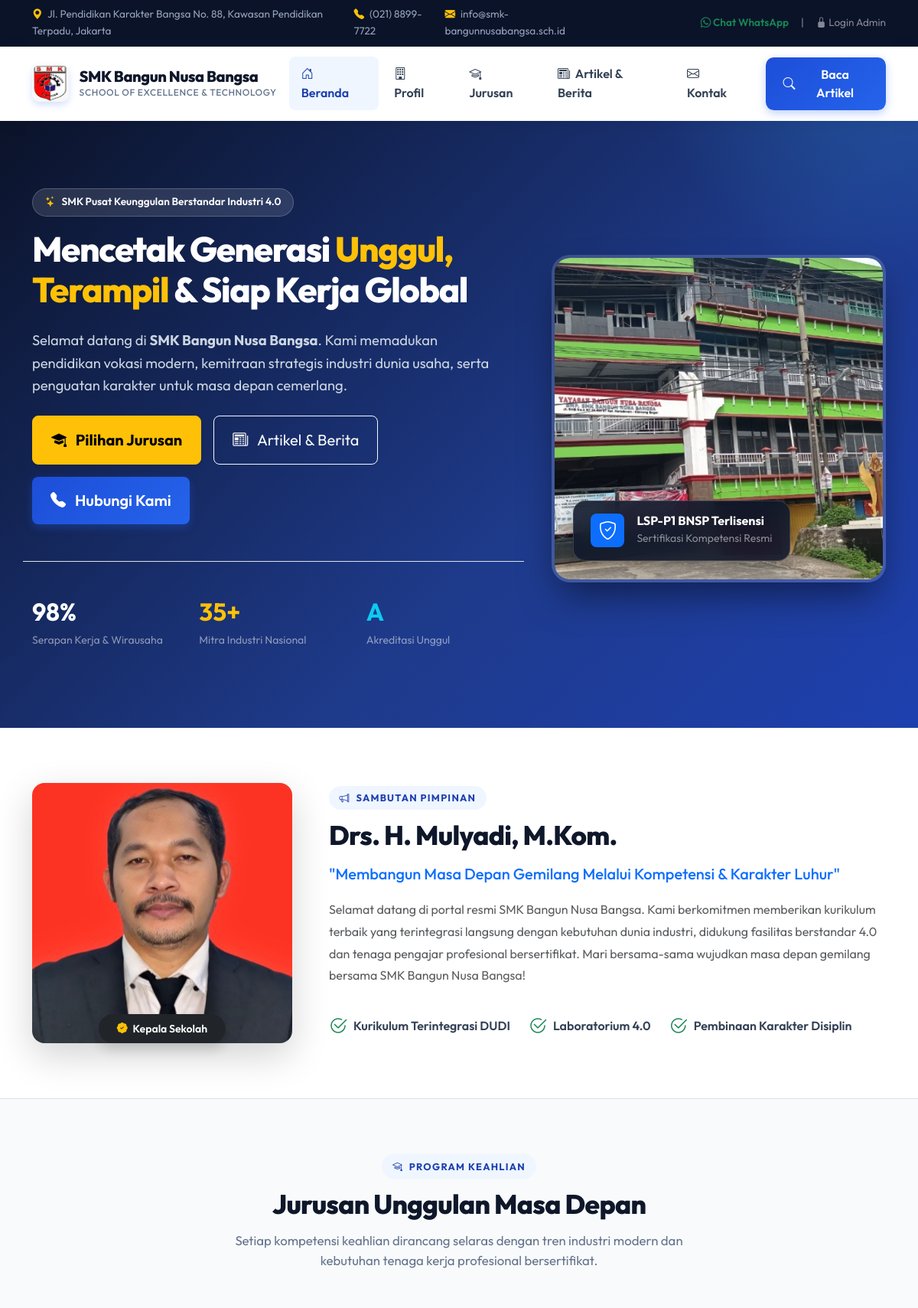
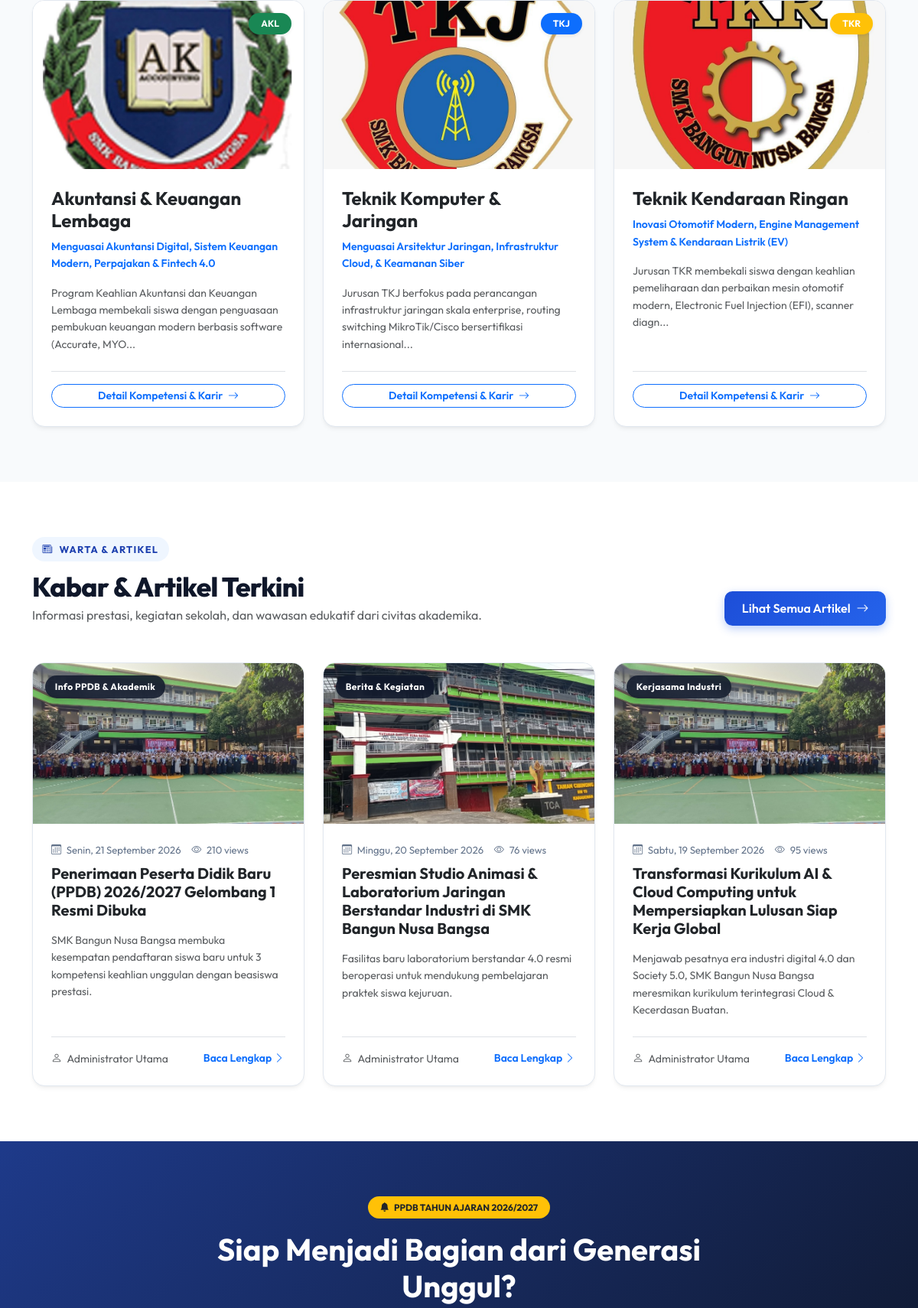
The page / (upper part) on the database its author committed (2 pictures, top to bottom).
### tables this page shows
CREATE TABLE `majors` (
  `id` INT AUTO_INCREMENT PRIMARY KEY,
  `code` VARCHAR(20) NOT NULL UNIQUE,
  `name` VARCHAR(150) NOT NULL,
  `slug` VARCHAR(160) NOT NULL UNIQUE,
  `tagline` VARCHAR(255) NOT NULL,
  `description` TEXT NOT NULL,
  `competencies` TEXT NULL,
  `careers` TEXT NULL,
  `image` VARCHAR(255) DEFAULT 'assets/images/default-article.svg',
  `badge_color` VARCHAR(30) DEFAULT 'primary',
  `created_at` DATETIME DEFAULT CURRENT_TIMESTAMP
);

CREATE TABLE `articles` (
  `id` INT AUTO_INCREMENT PRIMARY KEY,
  `category_id` INT NOT NULL,
  `author_id` INT NOT NULL,
  `title` VARCHAR(255) NOT NULL,
  `slug` VARCHAR(255) NOT NULL UNIQUE,
  `thumbnail` VARCHAR(255) DEFAULT 'assets/images/default-article.svg',
  `excerpt` TEXT NOT NULL,
  `content` LONGTEXT NOT NULL,
  `views` INT DEFAULT 0,
  `status` ENUM('published', 'draft') DEFAULT 'published',
  `allow_comments` TINYINT(1) DEFAULT 1,
  `created_at` DATETIME DEFAULT CURRENT_TIMESTAMP,
  `updated_at` DATETIME DEFAULT CURRENT_TIMESTAMP ON UPDATE CURRENT_TIMESTAMP,
  CONSTRAINT `fk_articles_category` FOREIGN KEY (`category_id`) REFERENCES `categories` (`id`) ON DELETE CASCADE,
  CONSTRAINT `fk_articles_author` FOREIGN KEY (`author_id`) REFERENCES `users` (`id`) ON DELETE CASCADE
);

CREATE TABLE `categories` (
  `id` INT AUTO_INCREMENT PRIMARY KEY,
  `name` VARCHAR(100) NOT NULL,
  `slug` VARCHAR(120) NOT NULL UNIQUE,
  `description` TEXT NULL,
  `icon` VARCHAR(50) DEFAULT 'bi-bookmark-check',
  `created_at` DATETIME DEFAULT CURRENT_TIMESTAMP
);

CREATE TABLE `users` (
  `id` INT AUTO_INCREMENT PRIMARY KEY,
  `username` VARCHAR(50) NOT NULL UNIQUE,
  `password` VARCHAR(255) NOT NULL,
  `fullname` VARCHAR(100) NOT NULL,
  `email` VARCHAR(100) NOT NULL,
  `role` ENUM('admin', 'editor') DEFAULT 'admin',
  `avatar` VARCHAR(255) DEFAULT 'assets/images/default-avatar.svg',
  `created_at` DATETIME DEFAULT CURRENT_TIMESTAMP
);

### index.php (the view, shortened to what the rows shown need)
<?php
require_once __DIR__ . '/includes/functions.php';
$school_name = get_setting('school_name', 'SMK Bangun Nusa Bangsa');
$principal_name = get_setting('principal_name', 'Drs. H. Mulyadi, M.Kom.');
$db = get_db();
try {
    $stmtArticles = $db->query("
        SELECT a.*, c.name AS category_name, c.slug AS category_slug, u.fullname AS author_name
        FROM articles a
        JOIN categories c ON a.category_id = c.id
        JOIN users u ON a.author_id = u.id
        WHERE a.status = 'published'
        ORDER BY a.created_at DESC
        LIMIT 3
    ");
    $latestArticles = $stmtArticles->fetchAll();
} catch (Exception $e) {
    $latestArticles = [];
}
try {
    $majors = $db->query("SELECT * FROM majors ORDER BY id ASC")->fetchAll();
} catch (Exception $e) {
    $majors = [];
}
require_once __DIR__ . '/includes/header.php';
?>
<section class="hero-section">
    <div class="container position-relative">
        <div class="row align-items-center g-5">
            <div class="col-lg-7">
                <h1 class="hero-title mb-4">
                    Mencetak Generasi <span class="text-warning">Unggul, Terampil</span> & Siap Kerja Global
                </h1>
            </div>
        </div>
    </div>
</section>
<section class="py-5 bg-white border-bottom">
    <div class="container py-4">
        <div class="row align-items-center g-5">
            <div class="col-lg-8">
                <h2 class="section-title"><?= e($principal_name) ?></h2>
            </div>
        </div>
    </div>
</section>
<section class="py-5" style="background-color: #f8fafc;">
    <div class="container py-4">
        <div class="text-center mb-5">
            <h2 class="section-title">Jurusan Unggulan Masa Depan</h2>
        </div>
        <div class="row g-4">
            <?php foreach ($majors as $m): ?>
                <div class="col-lg-4 col-md-6">
                    <div class="custom-card h-100 d-flex flex-column">
                        <div class="position-relative overflow-hidden">
                            <img src="<?= base_url(e($m['image'])) ?>" alt="<?= e($m['name']) ?>" class="major-card-img" onerror="this.src='<?= base_url('assets/images/default-article.svg') ?>'">
                            <span class="badge bg-<?= e($m['badge_color'] ?? 'primary') ?> position-absolute top-0 end-0 m-3 px-3 py-2 rounded-pill fs-7 shadow-sm">
                                <?= e($m['code']) ?>
                            </span>
                        </div>
                        <div class="p-4 d-flex flex-column flex-grow-1">
                            <h4 class="fw-bold mb-2 text-dark"><?= e($m['name']) ?></h4>
                            <p class="text-primary small fw-semibold mb-3"><?= e($m['tagline']) ?></p>
                            <p class="text-muted small mb-4 flex-grow-1">
                                <?= truncate_text($m['description'], 140) ?>
                            </p>
                            <div class="border-top pt-3 mt-auto">
                                <a href="<?= base_url('jurusan.php#' . e($m['slug'])) ?>" class="btn btn-outline-primary btn-sm rounded-pill fw-semibold w-100">
                                    Detail Kompetensi & Karir <i class="bi bi-arrow-right ms-1"></i>
                                </a>
                            </div>
                        </div>
                    </div>
                </div>
            <?php endforeach; ?>
        </div>
    </div>
</section>
<section class="py-5 bg-white">
    <div class="container py-4">
        <div class="d-flex flex-column flex-md-row justify-content-between align-items-md-end mb-5">
            <div>
                <h2 class="section-title mb-1">Kabar & Artikel Terkini</h2>
            </div>
        </div>
        <div class="row g-4">
            <?php if (!empty($latestArticles)): ?>
                <?php foreach ($latestArticles as $art): ?>
                    <div class="col-lg-4 col-md-6">
                        <div class="custom-card h-100 d-flex flex-column">
                            <div class="article-thumbnail-wrapper">
                                <img src="<?= base_url(e($art['thumbnail'])) ?>" alt="<?= e($art['title']) ?>" class="article-thumbnail" onerror="this.src='<?= base_url('assets/images/default-article.svg') ?>'">
                                <span class="article-category-badge">
                                    <?= e($art['category_name']) ?>
                                </span>
                            </div>
                            <div class="p-4 d-flex flex-column flex-grow-1">
                                <div class="article-meta mb-2">
                                    <span><i class="bi bi-calendar3 me-1"></i> <?= format_date_id($art['created_at'], false) ?></span>
                                    <span><i class="bi bi-eye me-1"></i> <?= (int)$art['views'] ?> views</span>
                                </div>
                                <h5 class="fw-bold mb-3">
                                    <a href="<?= base_url('artikel-detail.php?slug=' . e($art['slug'])) ?>" class="text-dark text-decoration-none hover-primary">
                                        <?= e($art['title']) ?>
                                    </a>
                                </h5>
                                <p class="text-muted small mb-4 flex-grow-1">
                                    <?= e($art['excerpt']) ?>
                                </p>
                                <div class="d-flex align-items-center justify-content-between border-top pt-3 mt-auto">
                                    <span class="small text-muted"><i class="bi bi-person me-1"></i> <?= e($art['author_name']) ?></span>
                                    <a href="<?= base_url('artikel-detail.php?slug=' . e($art['slug'])) ?>" class="btn btn-sm btn-link text-primary fw-semibold p-0 text-decoration-none">
                                        Baca Lengkap <i class="bi bi-chevron-right"></i>
                                    </a>
                                </div>
                            </div>
                        </div>
                    </div>
                <?php endforeach; ?>
            <?php else: ?>
                <div class="col-12 text-center py-5">
                    <p class="text-muted">Belum ada artikel yang dipublikasikan saat ini.</p>
                </div>
            <?php endif; ?>
        </div>
    </div>
</section>
<section class="py-5 text-white" style="background: linear-gradient(135deg, #1e3a8a 0%, #0f172a 100%);">
    <div class="container py-4 text-center">
        <div class="row justify-content-center">
            <div class="col-lg-8">
                <h2 class="display-6 fw-bold mb-3">Siap Menjadi Bagian dari Generasi Unggul?</h2>
            </div>
        </div>
    </div>
</section>
<?php require_once __DIR__ . '/includes/footer.php'; ?>

### rows shown on the page
majors: image (picture), code "AKL", name "Akuntansi & Keuangan Lembaga", tagline "Menguasai Akuntansi Digital, Sistem Keuangan Modern, Perpajakan & Fintech 4.0", description "Program Keahlian Akuntansi dan Keuangan Lembaga membekali siswa dengan penguasaan pembukuan keuangan modern berbasis software (Accurate, MYO..."
majors: image (picture), code "TKJ", name "Teknik Komputer & Jaringan", tagline "Menguasai Arsitektur Jaringan, Infrastruktur Cloud, & Keamanan Siber", description "Jurusan TKJ berfokus pada perancangan infrastruktur jaringan skala enterprise, routing switching MikroTik/Cisco bersertifikasi internasional..."
majors: image (picture), code "TKR", name "Teknik Kendaraan Ringan", tagline "Inovasi Otomotif Modern, Engine Management System & Kendaraan Listrik (EV)", description "Jurusan TKR membekali siswa dengan keahlian pemeliharaan dan perbaikan mesin otomotif modern, Electronic Fuel Injection (EFI), scanner diagn..."
articles: thumbnail (picture), category.name "Info PPDB & Akademik", created_at "Senin, 21 September 2026", views "210", title "Penerimaan Peserta Didik Baru (PPDB) 2026/2027 Gelombang 1 Resmi Dibuka", excerpt "SMK Bangun Nusa Bangsa membuka kesempatan pendaftaran siswa baru untuk 3 kompetensi keahlian unggulan dengan beasiswa prestasi.", author.fullname "Administrator Utama"
articles: thumbnail (picture), category.name "Berita & Kegiatan", created_at "Minggu, 20 September 2026", views "76", title "Peresmian Studio Animasi & Laboratorium Jaringan Berstandar Industri di SMK Bangun Nusa Bangsa", excerpt "Fasilitas baru laboratorium berstandar 4.0 resmi beroperasi untuk mendukung pembelajaran praktek siswa kejuruan.", author.fullname "Administrator Utama"
articles: thumbnail (picture), category.name "Kerjasama Industri", created_at "Sabtu, 19 September 2026", views "95", title "Transformasi Kurikulum AI & Cloud Computing untuk Mempersiapkan Lulusan Siap Kerja Global", excerpt "Menjawab pesatnya era industri digital 4.0 dan Society 5.0, SMK Bangun Nusa Bangsa meresmikan kurikulum terintegrasi Cloud & Kecerdasan Buatan.", author.fullname "Administrator Utama"

### other values the page prints
$school_address "Jl. Pendidikan Karakter Bangsa No. 88, Kawasan Pendidikan Terpadu, Jakarta"
$school_phone "(021) 8899-7722"
$school_email "info@smk-bangunnusabangsa.sch.id"
$school_name "SMK Bangun Nusa Bangsa"
$principal_name "Drs. H. Mulyadi, M.Kom."
